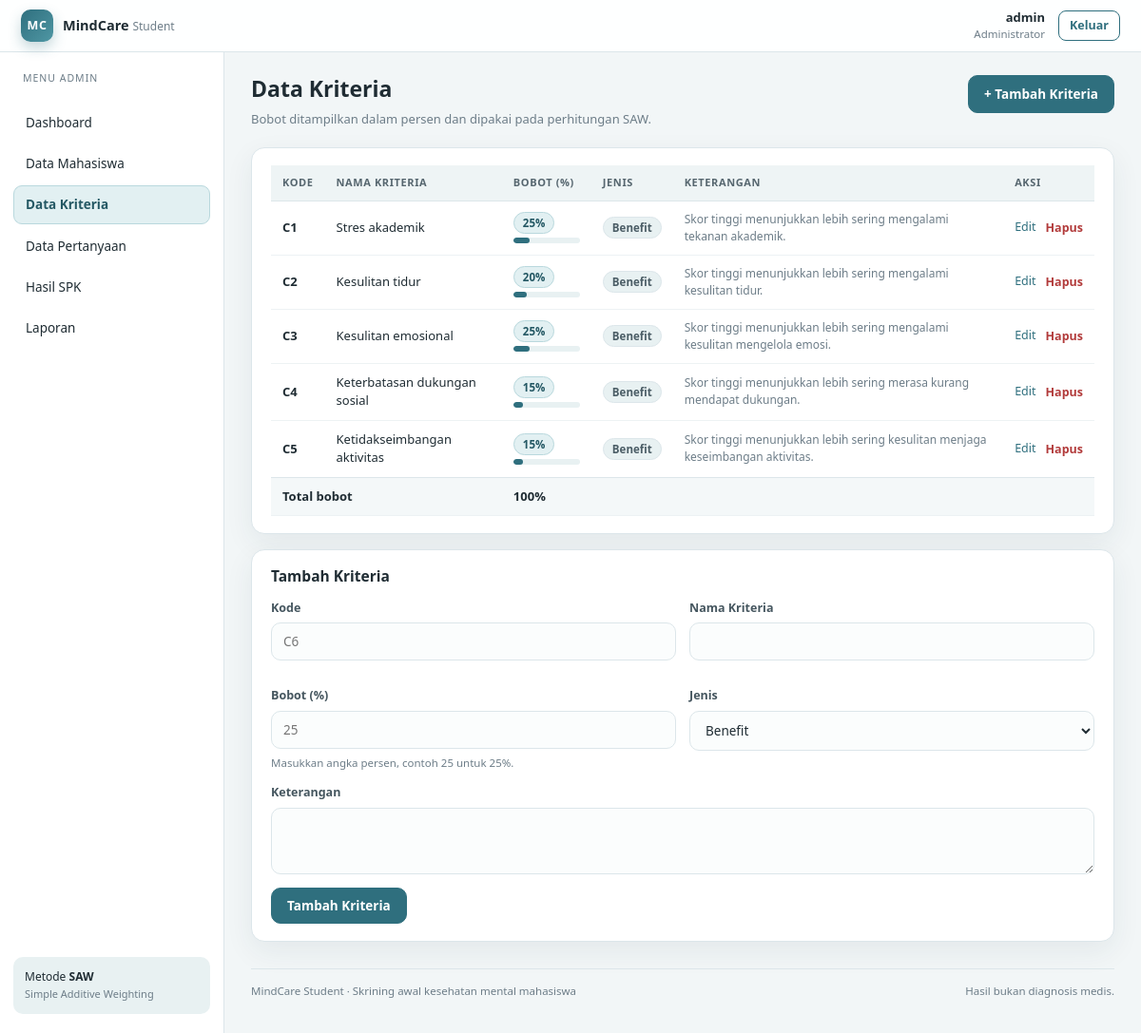
Page /admin/kriteria.php (signed in) on the committed database.
### tables this page shows
CREATE TABLE kriteria (
    id INT AUTO_INCREMENT PRIMARY KEY,
    kode VARCHAR(5) NOT NULL UNIQUE,
    nama_kriteria VARCHAR(100) NOT NULL,
    bobot DECIMAL(5,4) NOT NULL,
    jenis ENUM('benefit','cost') NOT NULL DEFAULT 'benefit',
    keterangan VARCHAR(255)
);

### includes/functions.php (called while the page is built, shortened)
<?php
require_once __DIR__ . '/../config/database.php';
function base_url(string $path = ''): string
{
    static $root = null;
    if ($root === null) {
        $script = str_replace('\\', '/', $_SERVER['SCRIPT_NAME'] ?? '/index.php');
        $script = preg_replace('#/(admin|mahasiswa)/[^/]+$#', '', $script) ?? $script;
        $script = preg_replace('#/index\.php$#', '', $script) ?? $script;
        $root = rtrim($script, '/');
    }
    return $root . '/' . ltrim($path, '/');
}
function e($value): string
{
    return htmlspecialchars((string) $value, ENT_QUOTES, 'UTF-8');
}
function pct($value, int $decimals = 2): string
{
    return number_format(((float) $value) * 100, $decimals, ',', '.') . '%';
}
function get_kriteria(): array
{
    static $rows = null;
    if ($rows === null) {
        $rows = db()->query('SELECT * FROM kriteria ORDER BY id')->fetchAll();
    }
    return $rows;
}
function total_bobot(): float
{
    $total = 0.0;
    foreach (get_kriteria() as $k) {
        $total += (float) $k['bobot'];
    }
    return $total;
}

### config/database.php (called while the page is built, shortened)
<?php
function db(): PDO
{
    static $pdo = null;
    if ($pdo instanceof PDO) {
        return $pdo;
    }
    $host = getenv('DB_HOST') ?: '127.0.0.1';
    $port = getenv('DB_PORT') ?: '3306';
    $user = getenv('DB_USER') ?: 'root';
    $pass = getenv('DB_PASS') ?: '';
    $dsn = sprintf('mysql:host=%s;port=%s;dbname=%s;charset=utf8mb4', $host, $port, DB_NAME);
    $pdo = new PDO($dsn, $user, $pass, [
        PDO::ATTR_ERRMODE            => PDO::ERRMODE_EXCEPTION,
        PDO::ATTR_DEFAULT_FETCH_MODE => PDO::FETCH_ASSOC,
        PDO::ATTR_EMULATE_PREPARES   => false,
    ]);
    return $pdo;
}

### admin/kriteria.php (the view, shortened to what this page needs)
<?php
$pdo = db();
$edit = null;
$daftar = $pdo->query('SELECT * FROM kriteria ORDER BY id')->fetchAll();
$total = total_bobot();
require __DIR__ . '/../includes/header.php';
?>
<div class="page-head">
    <div>
        <h1>Data Kriteria</h1>
        <p>Bobot ditampilkan dalam persen dan dipakai pada perhitungan SAW.</p>
    </div>
    <a class="btn" href="<?= e(base_url('admin/kriteria.php')) ?>">+ Tambah Kriteria</a>
</div>
<div class="card mb-2">
    <div class="table-wrap">
        <table class="table">
            <thead>
                <tr><th>Kode</th><th>Nama Kriteria</th><th>Bobot (%)</th><th>Jenis</th><th>Keterangan</th><th>Aksi</th></tr>
            </thead>
            <tbody>
                <?php foreach ($daftar as $row): ?>
                    <tr>
                        <td><b><?= e($row['kode']) ?></b></td>
                        <td><?= e($row['nama_kriteria']) ?></td>
                        <td>
                            <span class="badge brand"><?= e(pct($row['bobot'], 0)) ?></span>
                            <div class="mini-bar" style="width:70px;">
                                <span style="width: <?= min(100, (float)$row['bobot'] * 100) ?>%;"></span>
                            </div>
                        </td>
                        <td><span class="badge"><?= e(ucfirst($row['jenis'])) ?></span></td>
                        <td class="small muted"><?= e($row['keterangan'] ?? '') ?></td>
                        <td>
                            <div class="table-actions">
                                <a href="<?= e(base_url('admin/kriteria.php?edit=' . (int) $row['id'])) ?>">Edit</a>
                                <form class="inline-form" method="post" action="<?= e(base_url('admin/kriteria.php')) ?>" data-confirm="Hapus kriteria ini?">
                                    <button class="btn btn-ghost btn-sm" type="submit" style="color:var(--danger); padding:0; border:0; background:none;">Hapus</button>
                                </form>
                            </div>
                        </td>
                    </tr>
                <?php endforeach; ?>
            </tbody>
            <tfoot>
                <tr>
                    <td colspan="2">Total bobot</td>
                    <td><?= e(pct($total, 0)) ?></td>
                    <td colspan="3"></td>
                </tr>
            </tfoot>
        </table>
    </div>
</div>
<div class="card">
    <div class="card-head">
        <h3><?= $edit ? 'Edit Kriteria' : 'Tambah Kriteria' ?></h3>
    </div>
    <form method="post" action="<?= e(base_url('admin/kriteria.php')) ?>">
        <div class="form-grid">
            <div class="field">
                <label for="kode">Kode</label>
                <input id="kode" name="kode" type="text" maxlength="5" required value="<?= e($edit['kode'] ?? '') ?>" placeholder="C6">
            </div>
            <div class="field">
                <label for="nama_kriteria">Nama Kriteria</label>
                <input id="nama_kriteria" name="nama_kriteria" type="text" required value="<?= e($edit['nama_kriteria'] ?? '') ?>">
            </div>
            <div class="field">
                <label for="bobot">Bobot (%)</label>
                <input id="bobot" name="bobot" type="number" min="0" max="100" step="0.01" required
                       value="<?= e($edit ? rtrim(rtrim(number_format((float) $edit['bobot'] * 100, 2, '.', ''), '0'), '.') : '') ?>"
                       placeholder="25">
                <span class="help">Masukkan angka persen, contoh 25 untuk 25%.</span>
            </div>
            <div class="field">
                <label for="jenis">Jenis</label>
                <select id="jenis" name="jenis">
                    <option value="benefit" <?= ($edit['jenis'] ?? '') === 'benefit' ? 'selected' : '' ?>>Benefit</option>
                </select>
            </div>
        </div>
        <div class="field">
            <label for="keterangan">Keterangan</label>
            <textarea id="keterangan" name="keterangan" rows="2"><?= e($edit['keterangan'] ?? '') ?></textarea>
        </div>
        <div class="form-actions">
            <button class="btn" type="submit"><?= $edit ? 'Simpan Perubahan' : 'Tambah Kriteria' ?></button>
        </div>
    </form>
</div>
<?php require __DIR__ . '/../includes/footer.php'; ?>

### assets/css/app.css (style rules this page uses)
:root { --bg: #f2f6f7; --panel: #ffffff; --ink: #1f2c33; --muted: #6d7d88; --line: #dce6ea; --soft: #e8f1f2; --brand: #2f6f7e; --brand-dark: #245864; --brand-soft: #e2f0f2; --ok: #2f7d63; --ok-soft: #e3f3ec; --warn: #ad6a2c; --warn-soft: #fbeee1; --danger: #b23b3b; --danger-soft: #fbe8e8; --shadow: 0 10px 30px rgba(24, 58, 66, .07); --radius: 14px; }
* { box-sizing: border-box; }
html, body { margin: 0; padding: 0; }
body { font-family: "Segoe UI", system-ui, -apple-system, Tahoma, sans-serif; background: var(--bg); color: var(--ink); font-size: 14.5px; line-height: 1.5; -webkit-font-smoothing: antialiased; }
a { color: var(--brand); text-decoration: none; }
h1, h2, h3, h4 { margin: 0 0 8px; line-height: 1.25; }
h1 { font-size: 23px; }
h3 { font-size: 15.5px; }
p { margin: 0 0 10px; }
.brand { display: inline-flex; align-items: center; gap: 10px; color: var(--ink); font-weight: 700; }
.page-head { display: flex; align-items: flex-start; justify-content: space-between; gap: 18px; flex-wrap: wrap; margin-bottom: 20px; }
.page-head p { color: var(--muted); margin: 0; font-size: 13px; }
.card { background: var(--panel); border: 1px solid var(--line); border-radius: var(--radius); padding: 18px 20px; box-shadow: var(--shadow); }
.card + .card { margin-top: 16px; }
.card-head { display: flex; align-items: center; justify-content: space-between; gap: 12px; margin-bottom: 14px; }
.card-head h3 { margin: 0; }
.btn { display: inline-flex; align-items: center; justify-content: center; gap: 7px; padding: 9px 16px; border-radius: 10px; border: 1px solid var(--brand); background: var(--brand); color: #fff; font-size: 13.5px; font-weight: 600; cursor: pointer; font-family: inherit; transition: background .15s ease, transform .05s ease; }
.btn-ghost { background: transparent; color: var(--brand); }
.btn-sm { padding: 6px 11px; font-size: 12.5px; border-radius: 8px; }
.form-grid { display: grid; grid-template-columns: repeat(2, minmax(0, 1fr)); gap: 14px; }
.field { display: flex; flex-direction: column; gap: 6px; margin-bottom: 14px; }
.field label { font-size: 12.5px; font-weight: 600; color: #45565f; }
.field .help { font-size: 11.5px; color: var(--muted); }
input[type="text"], input[type="password"], input[type="email"], input[type="number"], input[type="search"], input[type="date"], select, textarea, .input { width: 100%; padding: 10px 12px; border: 1px solid var(--line); border-radius: 10px; background: #fbfdfd; font-family: inherit; font-size: 13.5px; color: var(--ink); transition: border-color .15s ease, box-shadow .15s ease; }
textarea { resize: vertical; min-height: 70px; }
.form-actions { display: flex; gap: 9px; flex-wrap: wrap; margin-top: 6px; }
.inline-form { display: inline; }
.table-wrap { width: 100%; overflow-x: auto; }
table.table { width: 100%; border-collapse: collapse; font-size: 13px; }
table.table th { text-align: left; padding: 10px 12px; background: #eef4f5; color: #56666f; font-size: 11px; text-transform: uppercase; letter-spacing: .6px; border-bottom: 1px solid var(--line); white-space: nowrap; }
table.table td { padding: 10px 12px; border-bottom: 1px solid #edf2f4; vertical-align: middle; }
table.table tbody tr:last-child td { border-bottom: none; }
table.table tfoot td { background: #f4f8f9; font-weight: 700; border-top: 1px solid var(--line); }
.table-actions { display: flex; gap: 10px; white-space: nowrap; }
.table-actions a { font-size: 12.5px; }
.muted { color: var(--muted); }
.small { font-size: 12px; }
.badge { display: inline-flex; align-items: center; padding: 2px 9px; border-radius: 999px; font-size: 11.5px; font-weight: 600; background: var(--soft); border: 1px solid var(--line); color: #4b5d66; white-space: nowrap; }
.badge.brand { background: var(--brand-soft); border-color: #b9d8dd; color: var(--brand-dark); }
.mini-bar { width: 100%; height: 6px; background: var(--soft); border-radius: 999px; overflow: hidden; margin-top: 4px; }
.mini-bar > span { display: block; height: 100%; background: var(--brand); border-radius: 999px; }
.mb-2 { margin-bottom: 16px; }

### rows in the picture
kriteria: kode "C1", nama_kriteria "Stres akademik", bobot "25%", jenis "Benefit", keterangan "Skor tinggi menunjukkan lebih sering mengalami tekanan akademik."
kriteria: kode "C2", nama_kriteria "Kesulitan tidur", bobot "20%", jenis "Benefit", keterangan "Skor tinggi menunjukkan lebih sering mengalami kesulitan tidur."
kriteria: kode "C3", nama_kriteria "Kesulitan emosional", bobot "25%", jenis "Benefit", keterangan "Skor tinggi menunjukkan lebih sering mengalami kesulitan mengelola emosi."
kriteria: kode "C4", nama_kriteria "Keterbatasan dukungan sosial", bobot "15%", jenis "Benefit", keterangan "Skor tinggi menunjukkan lebih sering merasa kurang mendapat dukungan."
kriteria: kode "C5", nama_kriteria "Ketidakseimbangan aktivitas", bobot "15%", jenis "Benefit", keterangan "Skor tinggi menunjukkan lebih sering kesulitan menjaga keseimbangan aktivitas."

### other values in the picture
$mhs['nama'] "admin"
$role === 'admin' ? 'Administrator' : ($mhs['nim'] ?? 'Mahasiswa') "Administrator"
$item['label'] "Dashboard"
$item['label'] "Data Mahasiswa"
$item['label'] "Data Kriteria"
$item['label'] "Data Pertanyaan"
$item['label'] "Hasil SPK"
$item['label'] "Laporan"
pct($total, 0) "100%"
